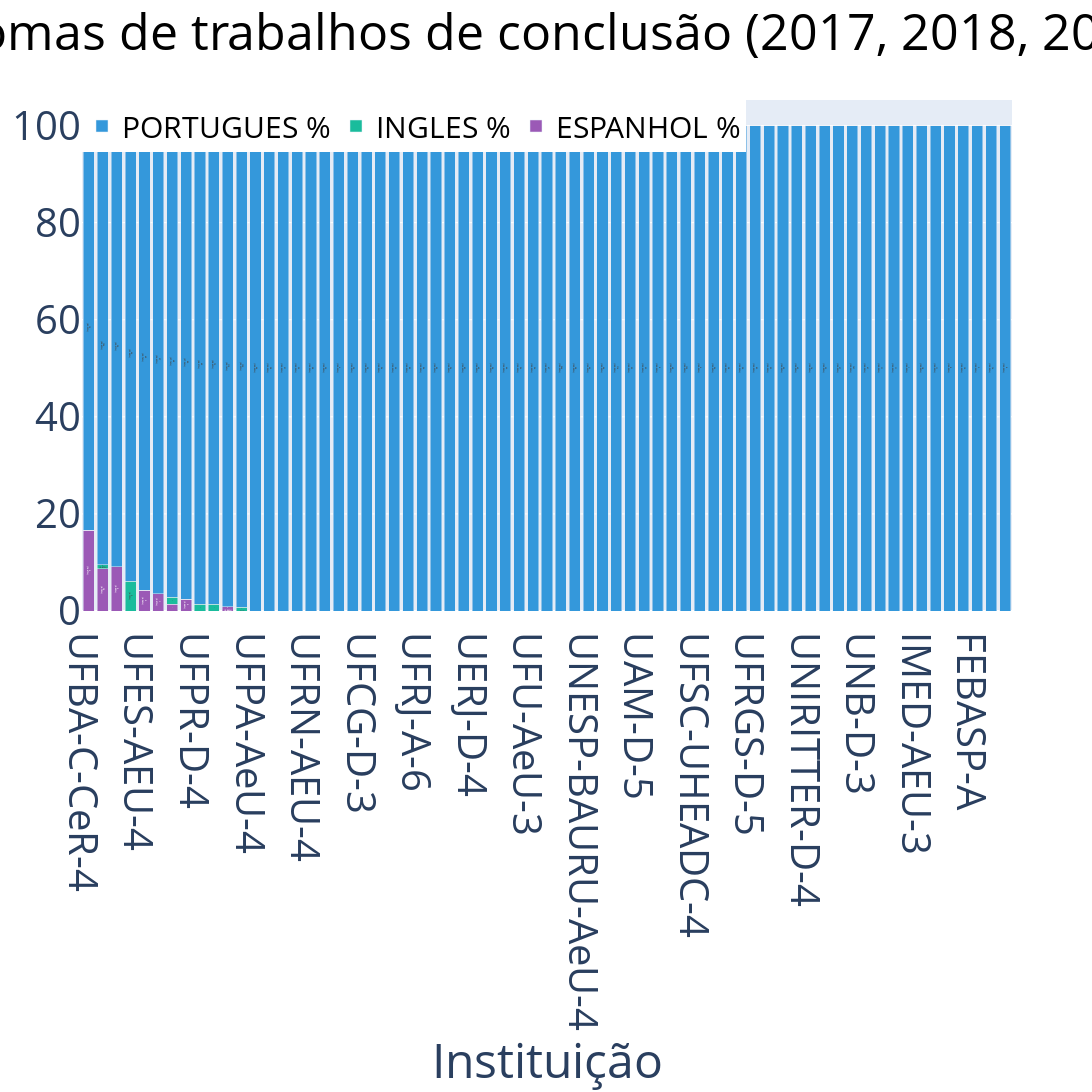

Notebook cell for this chart:
### Code cell
make_chart(list_trabalhos)

### Figure 1 — Plotly figure (JSON) as saved in the notebook; plotly's stock layout.template omitted (floating-point values rounded to 4 significant figures)
{"data": [{"insidetextanchor": "middle", "marker": {"color": "#9b59b6"}, "name": "ESPANHOL %", "text": ["<b>3 <br>(16.67%)</b>", "<b>10 <br>(8.70%)</b>", "<b>2 <br>(9.09%)</b>", "<b>0 <br>(0.00%)</b>", "<b>2 <br>(4.26%)</b>", "<b>1 <br>(3.57%)</b>", "<b>1 <br>(1.43%)</b>", "<b>2 <br>(2.44%)</b>", "<b>0 <br>(0.00%)</b>", "<b>0 <br>(0.00%)</b>", "<b>1 <br>(0.86%)</b>", "<b>0 <br>(0.00%)</b>", "<b>0 <br>(0.00%)</b>", "<b>0 <br>(0.00%)</b>", "<b>0 <br>(0.00%)</b>", "<b>0 <br>(0.00%)</b>", "<b>0 <br>(0.00%)</b>", "<b>0 <br>(0.00%)</b>", "<b>0 <br>(0.00%)</b>", "<b>0 <br>(0.00%)</b>", "<b>0 <br>(0.00%)</b>", "<b>0 <br>(0.00%)</b>", "<b>0 <br>(0.00%)</b>", "<b>0 <br>(0.00%)</b>", "<b>0 <br>(0.00%)</b>", "<b>0 <br>(0.00%)</b>", "<b>0 <br>(0.00%)</b>", "<b>0 <br>(0.00%)</b>", "<b>0 <br>(0.00%)</b>", "<b>0 <br>(0.00%)</b>", "<b>0 <br>(0.00%)</b>", "<b>0 <br>(0.00%)</b>", "<b>0 <br>(0.00%)</b>", "<b>0 <br>(0.00%)</b>", "<b>0 <br>(0.00%)</b>", "<b>0 <br>(0.00%)</b>", "<b>0 <br>(0.00%)</b>", "<b>0 <br>(0.00%)</b>", "<b>0 <br>(0.00%)</b>", "<b>0 <br>(0.00%)</b>", "<b>0 <br>(0.00%)</b>", "<b>0 <br>(0.00%)</b>", "<b>0 <br>(0.00%)</b>", "<b>0 <br>(0.00%)</b>", "<b>0 <br>(0.00%)</b>", "<b>0 <br>(0.00%)</b>", "<b>0 <br>(0.00%)</b>", "<b>0 <br>(0.00%)</b>", "<b>0 <br>(0.00%)</b>", "<b>0 <br>(0.00%)</b>", "<b>0 <br>(0.00%)</b>", "<b>0 <br>(0.00%)</b>", "<b>0 <br>(0.00%)</b>", "<b>0 <br>(0.00%)</b>", "<b>0 <br>(0.00%)</b>", "<b>0 <br>(0.00%)</b>", "<b>0 <br>(0.00%)</b>", "<b>0 <br>(0.00%)</b>", "<b>0 <br>(0.00%)</b>", "<b>0 <br>(0.00%)</b>", "<b>0 <br>(0.00%)</b>", "<b>0 <br>(0.00%)</b>", "<b>0 <br>(0.00%)</b>", "<b>0 <br>(0.00%)</b>", "<b>0 <br>(0.00%)</b>", "<b>0 <br>(0.00%)</b>", "<b>0 <br>(0.00%)</b>"], "textfont": {"size": 20}, "textposition": "inside", "type": "bar", "x": ["UFBA-C-CeR-4", "PUC-RIO-D-5", "PUC-RIO-A-3", "UEL-AeU-4", "UFES-AEU-4", "UFRJ-AP-4", "UFRGS-A-4", "UFBA-AEU-4", "UFPR-D-4", "UNICAMP-ATeC-5", "USP/SC-AEU-4", "UFPE-D-4", "UFPA-AeU-4", "UFMA-D-3", "UFC-AEUED-3", "UNIFOR-CDC-3", "UFRN-AEU-4", "UFRN-APEMA-4", "UFRN-D-4", "UFPB-JP-AEU-4", "UFCG-D-3", "UFPE-E-3", "CESAR-D-3", "UFAL-DDEH-3", "UFRJ-A-6", "UFRJ-U-5", "UFRJ-PeP-4", "UFF-AEU-4", "UERJ-D-4", "UFMG-AEU-6", "UFV-AEU-4", "UFJF-AC-4", "UFU-AeU-3", "UEMG-D-5", "USP-AEU-4", "UNESP-BAURU-D-6", "UNESP-BAURU-AeU-4", "PUCCAMP-AeU-5", "UPM-AEU-6", "USJT-AEU-4", "UAM-D-5", " FIAMFAAM-PPeGdEU-3", "UNIFATEA-DTEI-3", "UFSC-AEU-5", "UFSC-UHEADC-4", "UFSC-D-5", "UDESC-D-4", "UNIVILLE-D-4", "UFRGS-D-5", "UFPEL-AEU-4", "UNISINOS-D-5", "UNISINOS-AeU-4", "UNIRITTER-D-4", "UNIRITTER-AeU-4", "UFG-PEC-3", "UNB-AEU-4", "UNB-D-3", "CESAR-AM-DDAD-3", "USP-D", "ROBERTO RIGHI", "IMED-AEU-3", "UFAM-D", "UVV-AEC", "UFRJ-D", "FEBASP-A", "UDESC-DDVEM", "UniCEUB-AEU"], "y": [16.67, 8.696, 9.091, 0, 4.255, 3.571, 1.429, 2.439, 0, 0, 0.8621, 0, 0, 0, 0, 0, 0, 0, 0, 0, 0, 0, 0, 0, 0, 0, 0, 0, 0, 0, 0, 0, 0, 0, 0, 0, 0, 0, 0, 0, 0, 0, 0, 0, 0, 0, 0, 0, 0, 0, 0, 0, 0, 0, 0, 0, 0, 0, 0, 0, 0, 0, 0, 0, 0, 0, 0]}, {"insidetextanchor": "middle", "marker": {"color": "#1abc9c"}, "name": "INGLES %", "text": ["<b>0 <br>(0.00%)</b>", "<b>1 <br>(0.87%)</b>", "<b>0 <br>(0.00%)</b>", "<b>3 <br>(6.12%)</b>", "<b>0 <br>(0.00%)</b>", "<b>0 <br>(0.00%)</b>", "<b>1 <br>(1.43%)</b>", "<b>0 <br>(0.00%)</b>", "<b>1 <br>(1.43%)</b>", "<b>1 <br>(1.35%)</b>", "<b>0 <br>(0.00%)</b>", "<b>1 <br>(0.77%)</b>", "<b>0 <br>(0.00%)</b>", "<b>0 <br>(0.00%)</b>", "<b>0 <br>(0.00%)</b>", "<b>0 <br>(0.00%)</b>", "<b>0 <br>(0.00%)</b>", "<b>0 <br>(0.00%)</b>", "<b>0 <br>(0.00%)</b>", "<b>0 <br>(0.00%)</b>", "<b>0 <br>(0.00%)</b>", "<b>0 <br>(0.00%)</b>", "<b>0 <br>(0.00%)</b>", "<b>0 <br>(0.00%)</b>", "<b>0 <br>(0.00%)</b>", "<b>0 <br>(0.00%)</b>", "<b>0 <br>(0.00%)</b>", "<b>0 <br>(0.00%)</b>", "<b>0 <br>(0.00%)</b>", "<b>0 <br>(0.00%)</b>", "<b>0 <br>(0.00%)</b>", "<b>0 <br>(0.00%)</b>", "<b>0 <br>(0.00%)</b>", "<b>0 <br>(0.00%)</b>", "<b>0 <br>(0.00%)</b>", "<b>0 <br>(0.00%)</b>", "<b>0 <br>(0.00%)</b>", "<b>0 <br>(0.00%)</b>", "<b>0 <br>(0.00%)</b>", "<b>0 <br>(0.00%)</b>", "<b>0 <br>(0.00%)</b>", "<b>0 <br>(0.00%)</b>", "<b>0 <br>(0.00%)</b>", "<b>0 <br>(0.00%)</b>", "<b>0 <br>(0.00%)</b>", "<b>0 <br>(0.00%)</b>", "<b>0 <br>(0.00%)</b>", "<b>0 <br>(0.00%)</b>", "<b>0 <br>(0.00%)</b>", "<b>0 <br>(0.00%)</b>", "<b>0 <br>(0.00%)</b>", "<b>0 <br>(0.00%)</b>", "<b>0 <br>(0.00%)</b>", "<b>0 <br>(0.00%)</b>", "<b>0 <br>(0.00%)</b>", "<b>0 <br>(0.00%)</b>", "<b>0 <br>(0.00%)</b>", "<b>0 <br>(0.00%)</b>", "<b>0 <br>(0.00%)</b>", "<b>0 <br>(0.00%)</b>", "<b>0 <br>(0.00%)</b>", "<b>0 <br>(0.00%)</b>", "<b>0 <br>(0.00%)</b>", "<b>0 <br>(0.00%)</b>", "<b>0 <br>(0.00%)</b>", "<b>0 <br>(0.00%)</b>", "<b>0 <br>(0.00%)</b>"], "textfont": {"size": 20}, "textposition": "inside", "type": "bar", "x": ["UFBA-C-CeR-4", "PUC-RIO-D-5", "PUC-RIO-A-3", "UEL-AeU-4", "UFES-AEU-4", "UFRJ-AP-4", "UFRGS-A-4", "UFBA-AEU-4", "UFPR-D-4", "UNICAMP-ATeC-5", "USP/SC-AEU-4", "UFPE-D-4", "UFPA-AeU-4", "UFMA-D-3", "UFC-AEUED-3", "UNIFOR-CDC-3", "UFRN-AEU-4", "UFRN-APEMA-4", "UFRN-D-4", "UFPB-JP-AEU-4", "UFCG-D-3", "UFPE-E-3", "CESAR-D-3", "UFAL-DDEH-3", "UFRJ-A-6", "UFRJ-U-5", "UFRJ-PeP-4", "UFF-AEU-4", "UERJ-D-4", "UFMG-AEU-6", "UFV-AEU-4", "UFJF-AC-4", "UFU-AeU-3", "UEMG-D-5", "USP-AEU-4", "UNESP-BAURU-D-6", "UNESP-BAURU-AeU-4", "PUCCAMP-AeU-5", "UPM-AEU-6", "USJT-AEU-4", "UAM-D-5", " FIAMFAAM-PPeGdEU-3", "UNIFATEA-DTEI-3", "UFSC-AEU-5", "UFSC-UHEADC-4", "UFSC-D-5", "UDESC-D-4", "UNIVILLE-D-4", "UFRGS-D-5", "UFPEL-AEU-4", "UNISINOS-D-5", "UNISINOS-AeU-4", "UNIRITTER-D-4", "UNIRITTER-AeU-4", "UFG-PEC-3", "UNB-AEU-4", "UNB-D-3", "CESAR-AM-DDAD-3", "USP-D", "ROBERTO RIGHI", "IMED-AEU-3", "UFAM-D", "UVV-AEC", "UFRJ-D", "FEBASP-A", "UDESC-DDVEM", "UniCEUB-AEU"], "y": [0, 0.8696, 0, 6.122, 0, 0, 1.429, 0, 1.429, 1.351, 0, 0.7692, 0, 0, 0, 0, 0, 0, 0, 0, 0, 0, 0, 0, 0, 0, 0, 0, 0, 0, 0, 0, 0, 0, 0, 0, 0, 0, 0, 0, 0, 0, 0, 0, 0, 0, 0, 0, 0, 0, 0, 0, 0, 0, 0, 0, 0, 0, 0, 0, 0, 0, 0, 0, 0, 0, 0]}, {"insidetextanchor": "middle", "marker": {"color": "#3498db"}, "name": "PORTUGUES %", "text": ["<b>15 <br>(83.33%)</b>", "<b>104 <br>(90.43%)</b>", "<b>20 <br>(90.91%)</b>", "<b>46 <br>(93.88%)</b>", "<b>45 <br>(95.74%)</b>", "<b>27 <br>(96.43%)</b>", "<b>68 <br>(97.14%)</b>", "<b>80 <br>(97.56%)</b>", "<b>69 <br>(98.57%)</b>", "<b>73 <br>(98.65%)</b>", "<b>115 <br>(99.14%)</b>", "<b>129 <br>(99.23%)</b>", "<b>66 <br>(100.00%)</b>", "<b>28 <br>(100.00%)</b>", "<b>31 <br>(100.00%)</b>", "<b>35 <br>(100.00%)</b>", "<b>58 <br>(100.00%)</b>", "<b>29 <br>(100.00%)</b>", "<b>4 <br>(100.00%)</b>", "<b>39 <br>(100.00%)</b>", "<b>25 <br>(100.00%)</b>", "<b>26 <br>(100.00%)</b>", "<b>29 <br>(100.00%)</b>", "<b>80 <br>(100.00%)</b>", "<b>94 <br>(100.00%)</b>", "<b>85 <br>(100.00%)</b>", "<b>36 <br>(100.00%)</b>", "<b>82 <br>(100.00%)</b>", "<b>65 <br>(100.00%)</b>", "<b>94 <br>(100.00%)</b>", "<b>44 <br>(100.00%)</b>", "<b>54 <br>(100.00%)</b>", "<b>34 <br>(100.00%)</b>", "<b>67 <br>(100.00%)</b>", "<b>366 <br>(100.00%)</b>", "<b>58 <br>(100.00%)</b>", "<b>44 <br>(100.00%)</b>", "<b>64 <br>(100.00%)</b>", "<b>116 <br>(100.00%)</b>", "<b>33 <br>(100.00%)</b>", "<b>53 <br>(100.00%)</b>", "<b>8 <br>(100.00%)</b>", "<b>65 <br>(100.00%)</b>", "<b>125 <br>(100.00%)</b>", "<b>6 <br>(100.00%)</b>", "<b>54 <br>(100.00%)</b>", "<b>38 <br>(100.00%)</b>", "<b>30 <br>(100.00%)</b>", "<b>83 <br>(100.00%)</b>", "<b>52 <br>(100.00%)</b>", "<b>59 <br>(100.00%)</b>", "<b>42 <br>(100.00%)</b>", "<b>16 <br>(100.00%)</b>", "<b>23 <br>(100.00%)</b>", "<b>37 <br>(100.00%)</b>", "<b>141 <br>(100.00%)</b>", "<b>41 <br>(100.00%)</b>", "<b>11 <br>(100.00%)</b>", "<b>11 <br>(100.00%)</b>", "<b>1 <br>(100.00%)</b>", "<b>18 <br>(100.00%)</b>", "<b>11 <br>(100.00%)</b>", "<b>8 <br>(100.00%)</b>", "<b>10 <br>(100.00%)</b>", "<b>3 <br>(100.00%)</b>", "<b>14 <br>(100.00%)</b>", "<b>8 <br>(100.00%)</b>"], "textfont": {"size": 20}, "textposition": "inside", "type": "bar", "x": ["UFBA-C-CeR-4", "PUC-RIO-D-5", "PUC-RIO-A-3", "UEL-AeU-4", "UFES-AEU-4", "UFRJ-AP-4", "UFRGS-A-4", "UFBA-AEU-4", "UFPR-D-4", "UNICAMP-ATeC-5", "USP/SC-AEU-4", "UFPE-D-4", "UFPA-AeU-4", "UFMA-D-3", "UFC-AEUED-3", "UNIFOR-CDC-3", "UFRN-AEU-4", "UFRN-APEMA-4", "UFRN-D-4", "UFPB-JP-AEU-4", "UFCG-D-3", "UFPE-E-3", "CESAR-D-3", "UFAL-DDEH-3", "UFRJ-A-6", "UFRJ-U-5", "UFRJ-PeP-4", "UFF-AEU-4", "UERJ-D-4", "UFMG-AEU-6", "UFV-AEU-4", "UFJF-AC-4", "UFU-AeU-3", "UEMG-D-5", "USP-AEU-4", "UNESP-BAURU-D-6", "UNESP-BAURU-AeU-4", "PUCCAMP-AeU-5", "UPM-AEU-6", "USJT-AEU-4", "UAM-D-5", " FIAMFAAM-PPeGdEU-3", "UNIFATEA-DTEI-3", "UFSC-AEU-5", "UFSC-UHEADC-4", "UFSC-D-5", "UDESC-D-4", "UNIVILLE-D-4", "UFRGS-D-5", "UFPEL-AEU-4", "UNISINOS-D-5", "UNISINOS-AeU-4", "UNIRITTER-D-4", "UNIRITTER-AeU-4", "UFG-PEC-3", "UNB-AEU-4", "UNB-D-3", "CESAR-AM-DDAD-3", "USP-D", "ROBERTO RIGHI", "IMED-AEU-3", "UFAM-D", "UVV-AEC", "UFRJ-D", "FEBASP-A", "UDESC-DDVEM", "UniCEUB-AEU"], "y": [83.33, 90.43, 90.91, 93.88, 95.74, 96.43, 97.14, 97.56, 98.57, 98.65, 99.14, 99.23, 100, 100, 100, 100, 100, 100, 100, 100, 100, 100, 100, 100, 100, 100, 100, 100, 100, 100, 100, 100, 100, 100, 100, 100, 100, 100, 100, 100, 100, 100, 100, 100, 100, 100, 100, 100, 100, 100, 100, 100, 100, 100, 100, 100, 100, 100, 100, 100, 100, 100, 100, 100, 100, 100, 100]}], "layout": {"barmode": "stack", "font": {"size": 40}, "height": 2300, "legend": {"font": {"color": "#000000", "size": 30}, "orientation": "h", "x": 0, "y": 1}, "title": {"font": {"color": "#000000", "size": 50}, "text": "Idiomas de trabalhos de conclusão (2017, 2018, 2019)", "x": 0.5, "xanchor": "center"}, "width": 5000, "xaxis": {"title": {"text": "Instituição"}}}}
